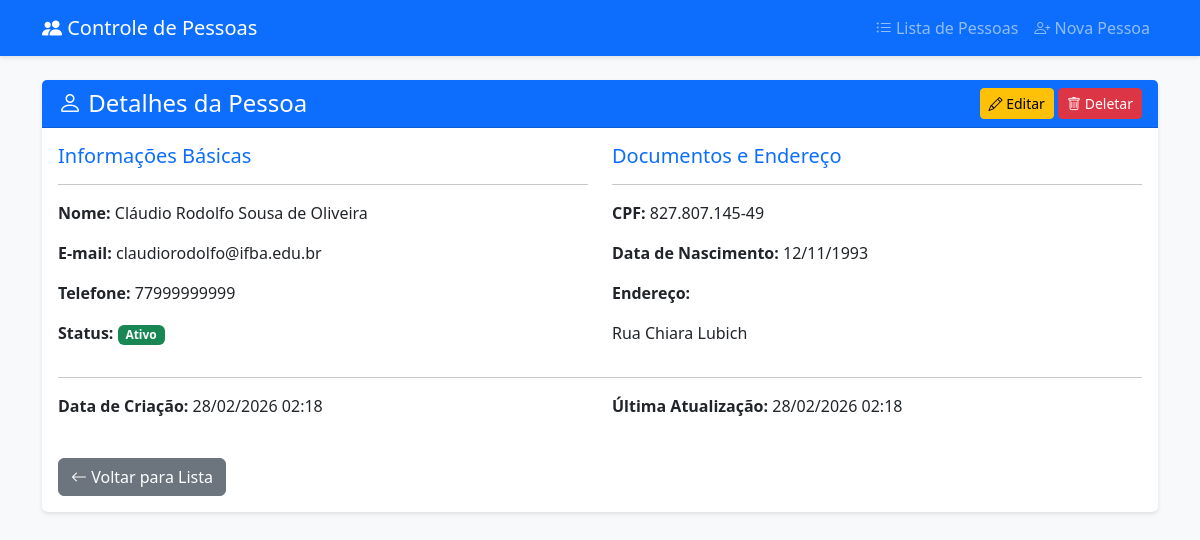
The app's page /1/, older data.
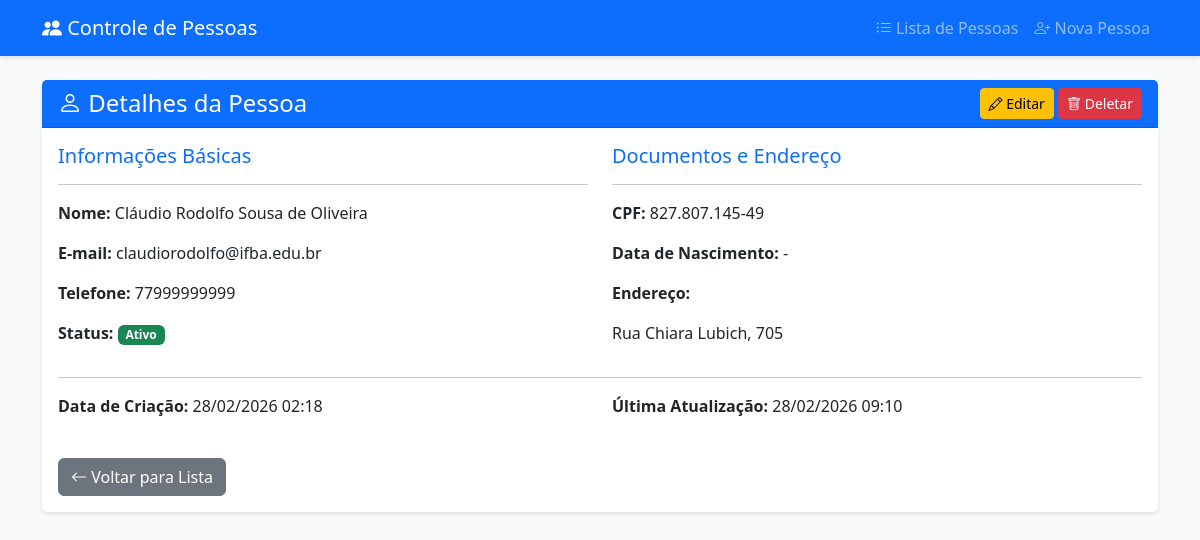
The same page, newer data.
### pessoas/models.py (models this page shows, shortened)
class Pessoa(models.Model):
    nome = models.CharField(max_length=100, verbose_name='Nome')
    email = models.EmailField(max_length=100, unique=True, verbose_name='E-mail')
    telefone = models.CharField(max_length=20, blank=True, null=True, verbose_name='Telefone')
    data_nascimento = models.DateField(blank=True, null=True, verbose_name='Data de Nascimento')
    cpf = models.CharField(max_length=14, blank=True, null=True, unique=True, verbose_name='CPF')
    endereco = models.TextField(blank=True, null=True, verbose_name='Endereço')
    data_criacao = models.DateTimeField(auto_now_add=True, verbose_name='Data de Criação')
    data_atualizacao = models.DateTimeField(auto_now=True, verbose_name='Data de Atualização')
    ativo = models.BooleanField(default=True, verbose_name='Ativo')
    class Meta:
        verbose_name = 'Pessoa'
        verbose_name_plural = 'Pessoas'
        ordering = ['-data_criacao']
        indexes = [
            models.Index(fields=['nome']),
            models.Index(fields=['email']),
        ]

### pessoas/views.py (the view)
# urls.py: path('<int:pk>/', views.detalhe_pessoa, name='detalhe'),
def detalhe_pessoa(request, pk):
    pessoa = get_object_or_404(Pessoa, pk=pk)
    context = {
        'pessoa': pessoa,
    }
    return render(request, 'pessoas/detalhe.html', context)

### pessoas/templates/pessoas/detalhe.html (shortened to what this page needs)
{% extends 'pessoas/base.html' %}
{% block content %}
<div class="card">
    <div class="card-header bg-primary text-white d-flex justify-content-between align-items-center">
        <h4 class="mb-0">
            <i class="bi bi-person"></i> Detalhes da Pessoa
        </h4>
        <div>
            <a href="{% url 'pessoas:editar' pessoa.pk %}" class="btn btn-warning btn-sm">
                <i class="bi bi-pencil"></i> Editar
            </a>
            <a href="{% url 'pessoas:deletar' pessoa.pk %}" class="btn btn-danger btn-sm">
                <i class="bi bi-trash"></i> Deletar
            </a>
        </div>
    </div>
    <div class="card-body">
        <div class="row">
            <div class="col-md-6">
                <h5 class="text-primary">Informações Básicas</h5>
                <hr>
                <p><strong>Nome:</strong> {{ pessoa.nome }}</p>
                <p><strong>E-mail:</strong> {{ pessoa.email }}</p>
                <p><strong>Telefone:</strong> {{ pessoa.telefone|default:"-" }}</p>
                <p><strong>Status:</strong>
                    {% if pessoa.ativo %}
                        <span class="badge bg-success">Ativo</span>
                    {% else %}
                        <span class="badge bg-secondary">Inativo</span>
                    {% endif %}
                </p>
            </div>
            <div class="col-md-6">
                <h5 class="text-primary">Documentos e Endereço</h5>
                <hr>
                <p><strong>CPF:</strong> {{ pessoa.cpf|default:"-" }}</p>
                <p><strong>Data de Nascimento:</strong>
                    {% if pessoa.data_nascimento %}
                        {{ pessoa.data_nascimento|date:"d/m/Y" }}
                    {% else %}
                        -
                    {% endif %}
                </p>
                <p><strong>Endereço:</strong> {{ pessoa.endereco|default:"-"|linebreaks }}</p>
            </div>
        </div>
        <hr>
        <div class="row">
            <div class="col-md-6">
                <p><strong>Data de Criação:</strong> {{ pessoa.data_criacao|date:"d/m/Y H:i" }}</p>
            </div>
            <div class="col-md-6">
                <p><strong>Última Atualização:</strong> {{ pessoa.data_atualizacao|date:"d/m/Y H:i" }}</p>
            </div>
        </div>
        <div class="mt-4">
            <a href="{% url 'pessoas:lista' %}" class="btn btn-secondary">
                <i class="bi bi-arrow-left"></i> Voltar para Lista
            </a>
        </div>
    </div>
</div>
{% endblock %}

### pessoas/templates/pessoas/base.html (shortened to what this page needs)
<!DOCTYPE html>
<html lang="pt-br">
<head>
    <link href="https://cdn.jsdelivr.net/npm/bootstrap@5.3.0/dist/css/bootstrap.min.css" rel="stylesheet">
    <link rel="stylesheet" href="https://cdn.jsdelivr.net/npm/bootstrap-icons@1.10.0/font/bootstrap-icons.css">
</head>
<body>
    <nav class="navbar navbar-expand-lg navbar-dark bg-primary">
        <div class="container">
            <a class="navbar-brand" href="{% url 'pessoas:lista' %}">
                <i class="bi bi-people-fill"></i> Controle de Pessoas
            </a>
            <div class="collapse navbar-collapse" id="navbarNav">
                <ul class="navbar-nav ms-auto">
                    <li class="nav-item">
                        <a class="nav-link" href="{% url 'pessoas:lista' %}">
                            <i class="bi bi-list-ul"></i> Lista de Pessoas
                        </a>
                    </li>
                    <li class="nav-item">
                        <a class="nav-link" href="{% url 'pessoas:criar' %}">
                            <i class="bi bi-person-plus"></i> Nova Pessoa
                        </a>
                    </li>
                </ul>
            </div>
        </div>
    </nav>
    <div class="container mt-4">
        {% block content %}
        {% endblock %}
    </div>
</body>
</html>

### pessoas/templates/pessoas/base.html (style rules this page uses)
body { background-color: #f8f9fa; }
.navbar { box-shadow: 0 2px 4px rgba(0,0,0,.1); }
.card { box-shadow: 0 2px 4px rgba(0,0,0,.1); border: none; margin-bottom: 20px; }

Row changes from the older to the newer data that the page shows:
changed Pessoa "Cláudio Rodolfo Sousa de Oliveira": endereco "Rua Chiara Lubich" → "Rua Chiara Lubich, 705"; data_atualizacao "28/02/2026 02:18" → "28/02/2026 09:10"; data_nascimento "12/11/1993" → (not shown)
